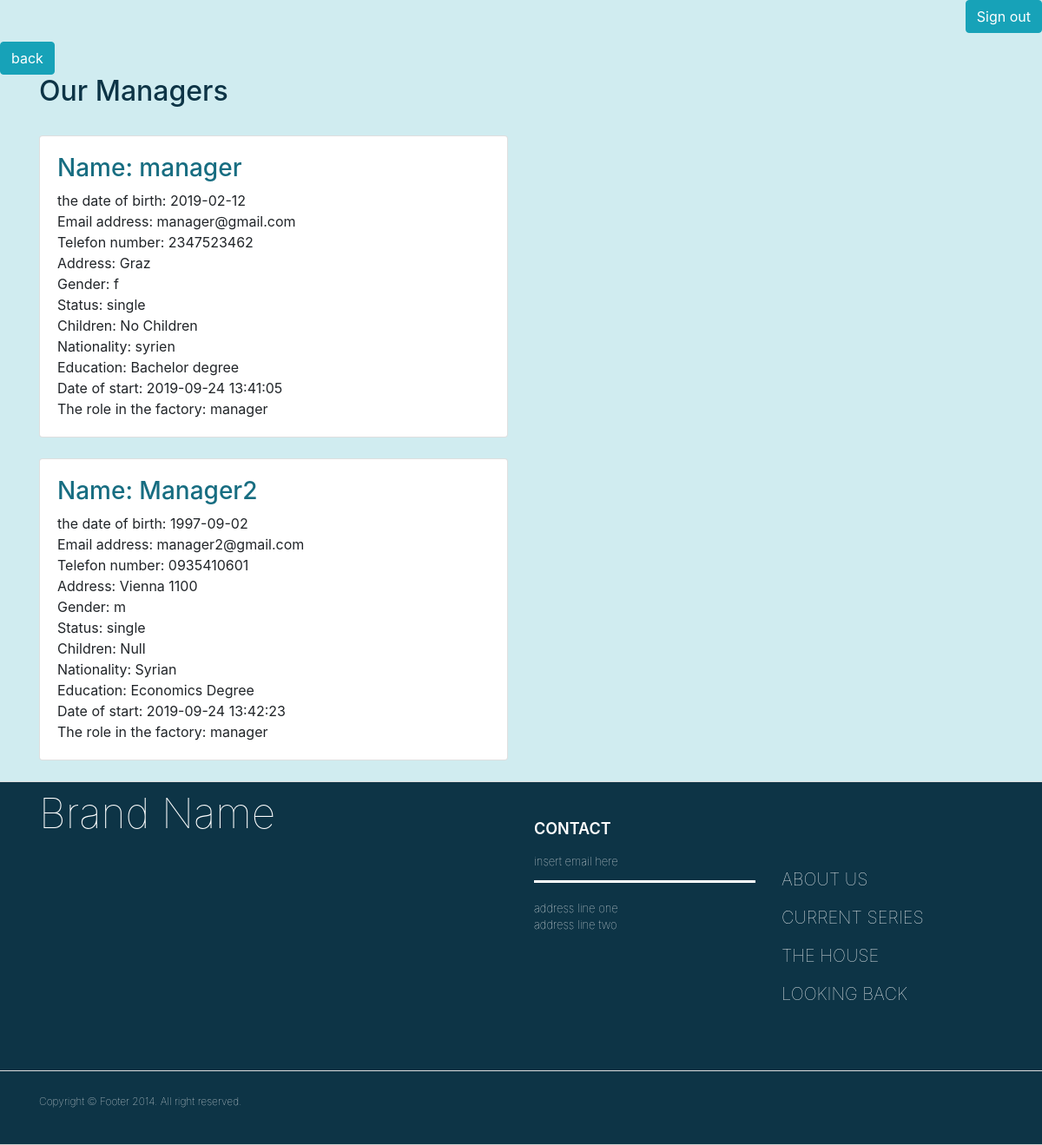
Screenshot of /managers.php with the database file from the repository.
### tables this page shows
CREATE TABLE `users` (
  `user_id` int(12) NOT NULL,
  `fullname` varchar(200) NOT NULL,
  `date_of_birth` date NOT NULL,
  `email` varchar(200) NOT NULL,
  `password` varchar(200) NOT NULL,
  `telefon` varchar(200) NOT NULL,
  `address` varchar(200) NOT NULL,
  `gender` enum('f','m') NOT NULL,
  `status` enum('Married','single') NOT NULL,
  `children` varchar(200) NOT NULL,
  `nationality` varchar(200) NOT NULL,
  `education` varchar(200) NOT NULL,
  `date_of_start` timestamp NOT NULL DEFAULT current_timestamp() ON UPDATE current_timestamp(),
  `role` varchar(200) NOT NULL
);

### managers.php (the view, shortened to what this page needs)
<?php
require 'db.php';
?>
<html>
<head>
<?php require 'header.php'; ?>
</head>
<body class="body">
<?php require 'nav.php'; ?>
<a href="managerpage.php"><button type='button' class='btn btn-info'>back</button></a>
<div class="container">
 <h2 style="color: #0d3446" >Our Managers</h2><br>
<?php
  $sql ="SELECT * FROM users WHERE role ='manager'";
  $result = mysqli_query($conn,$sql);
    if($result->num_rows > 0){
      while ($row = $result->fetch_assoc()) {?>
<div class="row">
    <div class="col-sm-6">
        <div class="card">
            <div class="card-body">
            <h3 style="color:#176d81">Name:                               <?php echo $row['fullname'];?></h3>
            <span>the date of birth: </span>        <?php echo $row['date_of_birth'];?><br>
            <span>Email address: </span>            <?php echo $row['email'];?><br>
            <span>Telefon number:                   <?php echo $row['telefon'];?><br>
            <span>Address: </span>                  <?php echo $row['address'];?><br>
            <span>Gender: </span>                   <?php echo $row['gender'];?><br>
            <span>Status:                           <?php echo $row['status'];?><br>
            <span>Children: </span>                 <?php echo $row['children'];?><br>
            <span>Nationality: </span>              <?php echo $row['nationality'];?><br>
            <span>Education: </span>                <?php echo $row['education'];?><br>
            <span>Date of start: </span>            <?php echo $row['date_of_start'];?><br>
            <span>The role in the factory: </span>  <?php echo $row['role'];?><br>
            </div>
        </div>
                <br>
    </div>
</div>
<?php
    }
    }
?>
</div>
<?php require 'footer.php'; ?>
</body>
</html>

### managers.php (style rules this page uses)
.body { background-color: #d0ecf0 }

### rows the page displays
users: fullname "manager", date_of_birth "2019-02-12", email "manager@gmail.com", telefon "2347523462", address "Graz", gender "f", status "single", children "No Children", nationality "syrien", education "Bachelor degree", date_of_start "2019-09-24 13:41:05", role "manager"
users: fullname "Manager2", date_of_birth "1997-09-02", email "manager2@gmail.com", telefon "0935410601", address "Vienna 1100", gender "m", status "single", children "Null", nationality "Syrian", education "Economics Degree", date_of_start "2019-09-24 13:42:23", role "manager"
